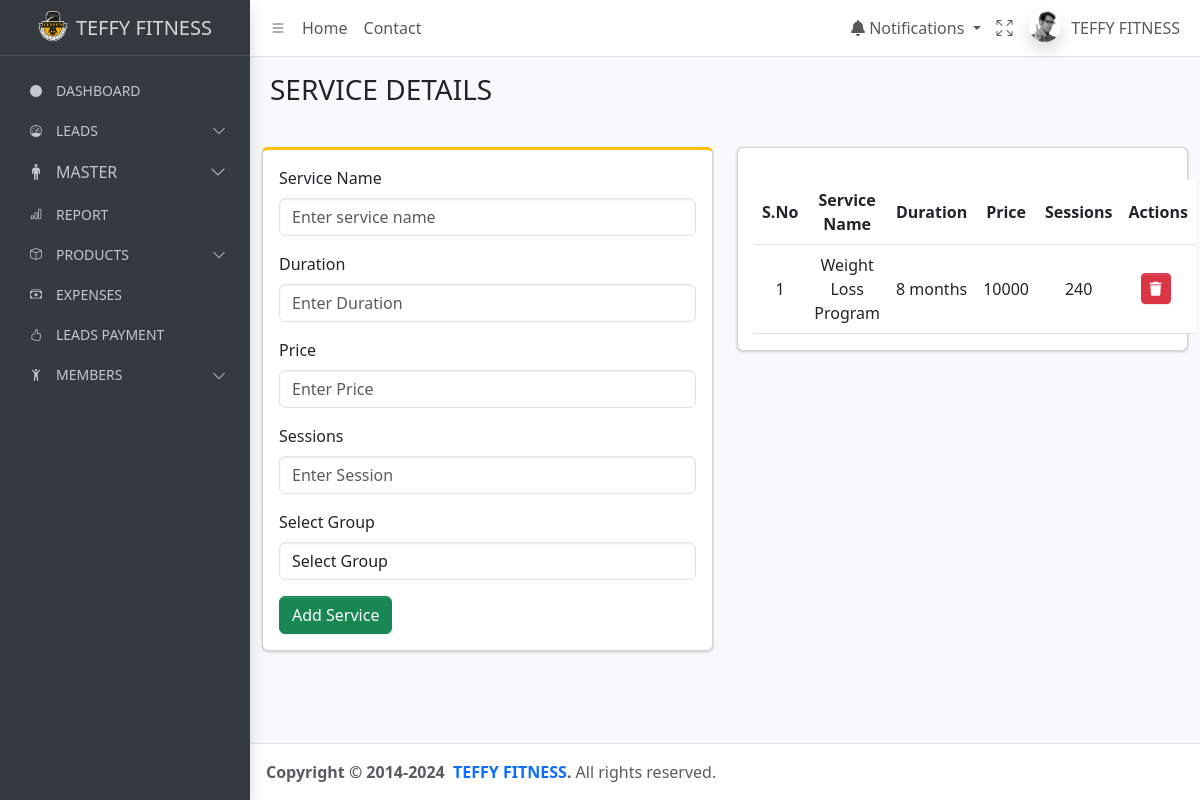
The page /service/ on the database as committed earlier.
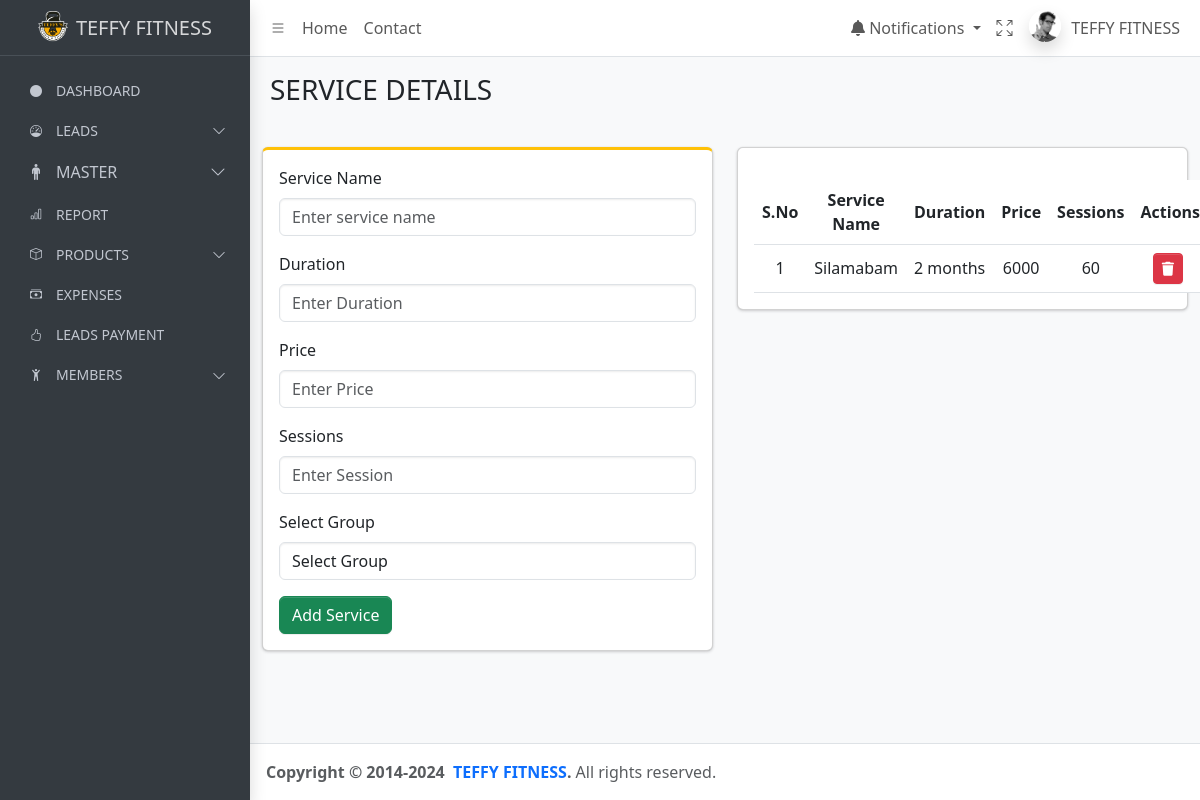
The same page on the database as committed later.
### teffyapp/models.py (models this page shows, shortened)
class Service(models.Model):
    name = models.CharField(max_length=100)
    duration = models.CharField(max_length=50, null=True, blank=True)
    prices = models.PositiveIntegerField(null=True, blank=True)
    group = models.CharField(max_length=100, null=True, blank=True)
    sessions = models.CharField(max_length=100,null=True, blank=True)

### teffyapp/views.py (the view, shortened to what this page needs)
# urls.py: path('service/',services,name="services"),
def services(request):
    try:
        all_services = Service.objects.all()
        return render(request, 'manage-services.html', {'services': all_services})
    except Exception as e:
        messages.error(request, f"An error occurred: {e}")
        return redirect('services')

### templates/manage-services.html (shortened to what the changed rows need)
{% extends "base.html" %}
{% block content %}
<main class="app-main">
    <div class="container mt-4">
        <div class="row">
            <div class="col-md-6">
                <div class="card mb-4">
                    <div class="card-body">
                        <table class="table table-hover-sm mt-3" id="example1">
                            <thead>
                                <tr>
                                    <th>S.No</th>
                                    <th>Service Name</th>
                                    <th>Duration</th>
                                    <th>Price</th>
                                    <th>Sessions</th>
                                    <th>Actions</th>
                                </tr>
                            </thead>
                            <tbody>
                                {% for service in services %}
                                <tr>
                                    <td>{{ forloop.counter }}</td>
                                    <td>{{ service.name }}</td>
                                    <td>{{ service.duration }}</td>
                                    <td>{{ service.prices }}</td>
                                    <td>{{ service.sessions }}</td>
                                    <td>
                                        <a href="{% url 'delete_service' service.id %}" class="btn btn-danger btn-sm">
                                            <i class="fas fa-trash"></i>
                                        </a>
                                    </td>
                                </tr>
                                {% empty %}
                                <tr>
                                    <td colspan="4" class="text-center">No services available.</td>
                                </tr>
                                {% endfor %}
                            </tbody>
                        </table>
                    </div>
                </div>
            </div>
        </div>
    </div>
</main>
{% endblock %}
{% block script %}
<link rel="stylesheet" href="https://cdnjs.cloudflare.com/ajax/libs/font-awesome/6.0.0-beta3/css/all.min.css">
{% endblock script %}

Rows that differ between the two databases and show on the page:
removed Service: name "Weight Loss Program", duration "8 months", prices "10000", sessions "240"
added Service: name "Silamabam", duration "2 months", prices "6000", sessions "60"
